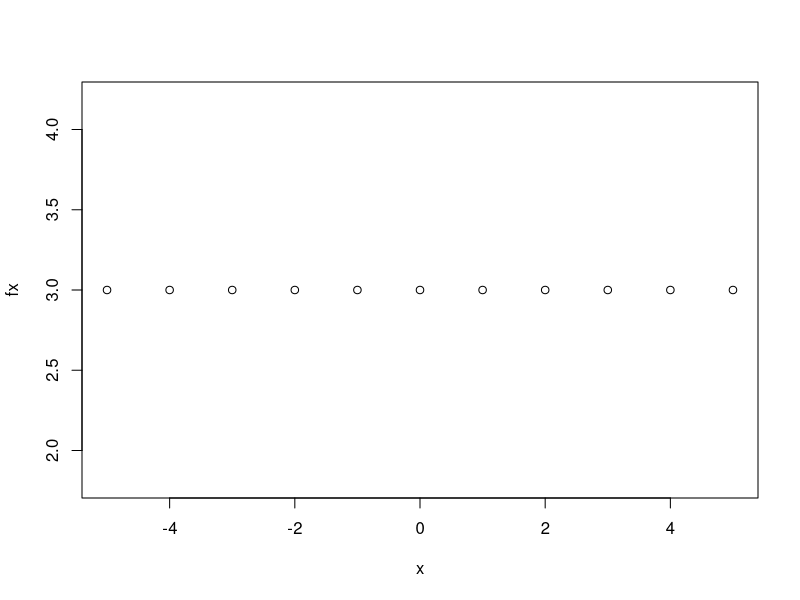
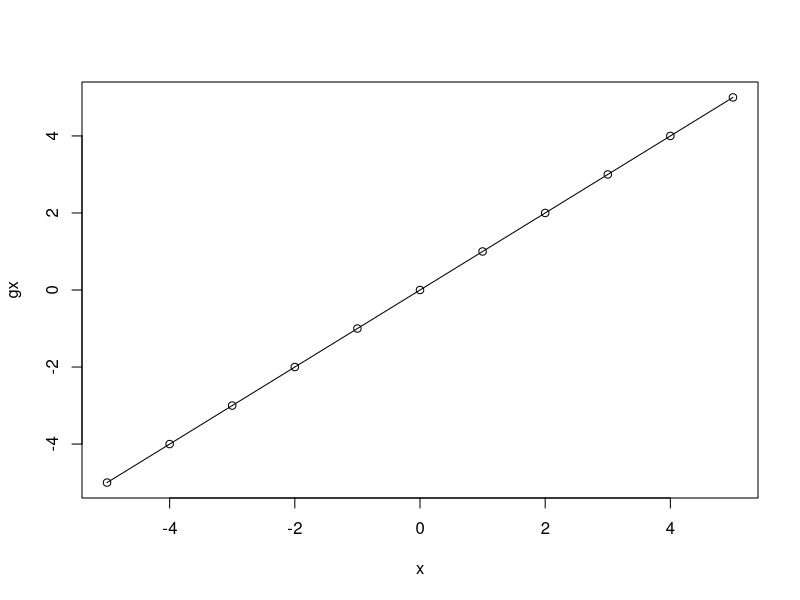
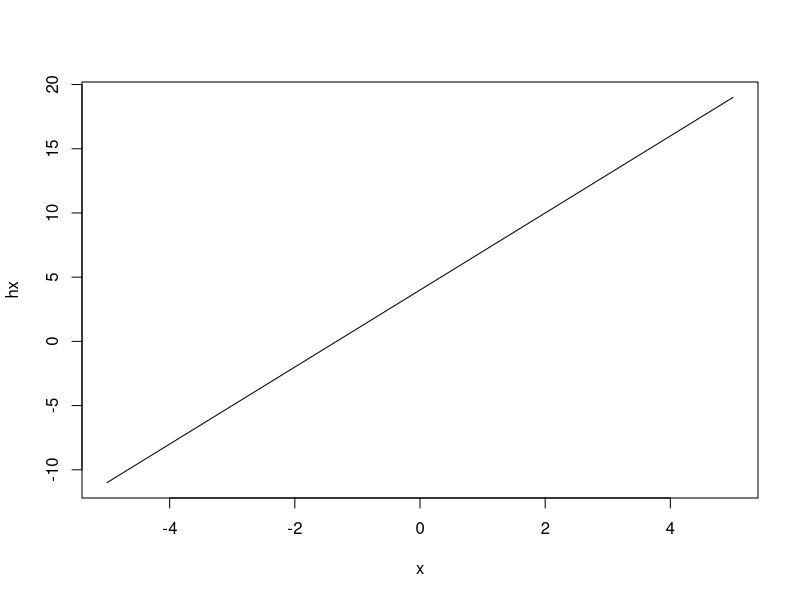
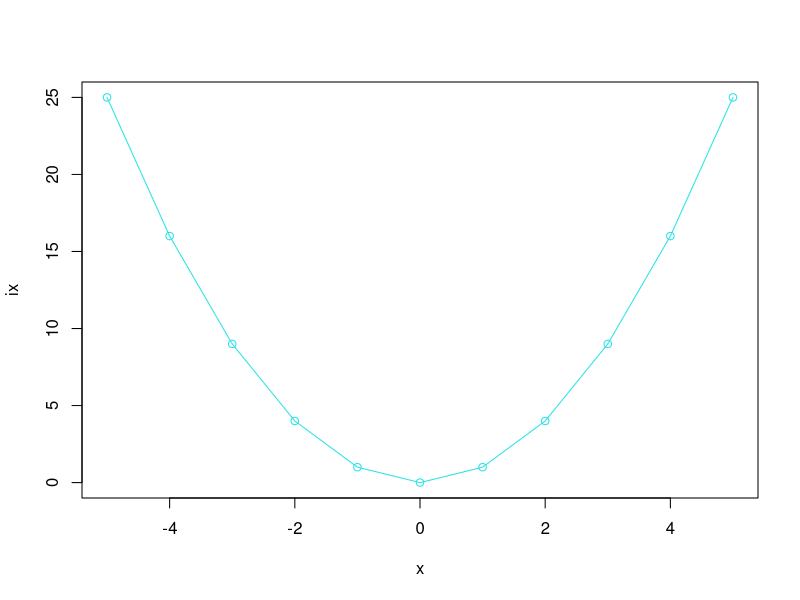
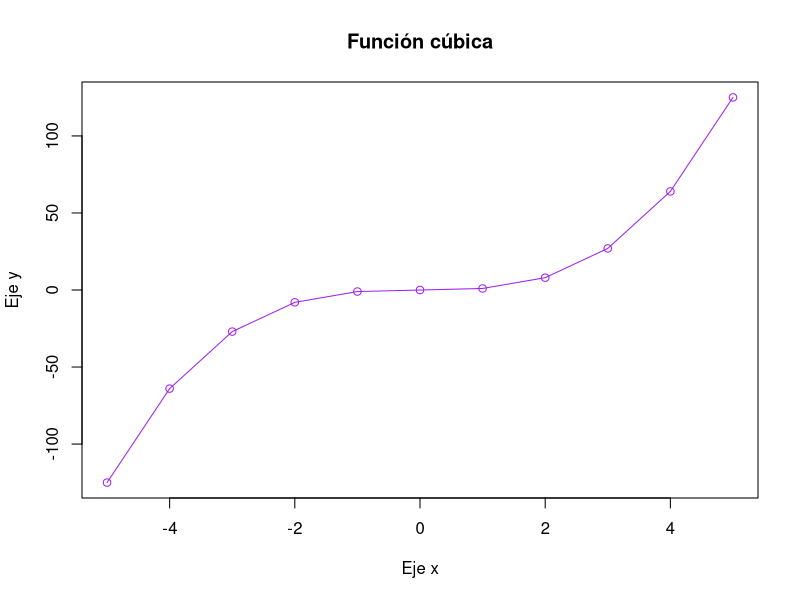
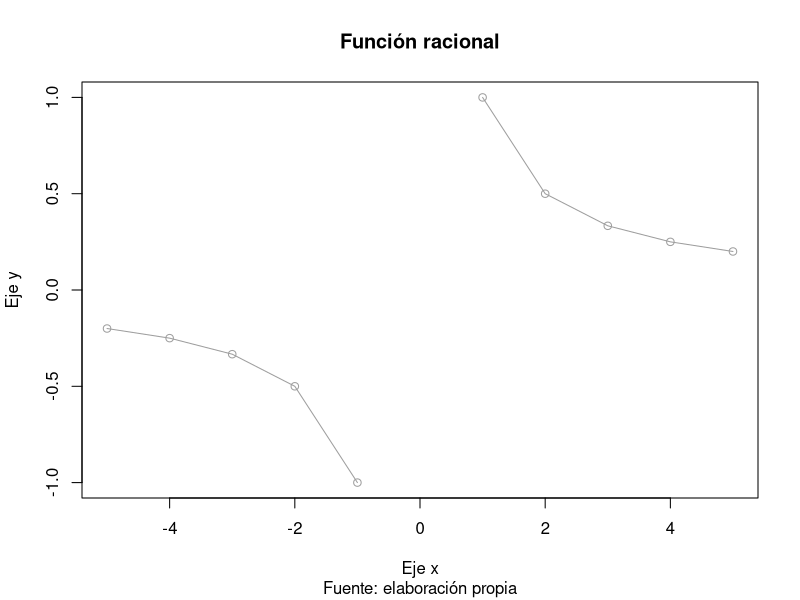
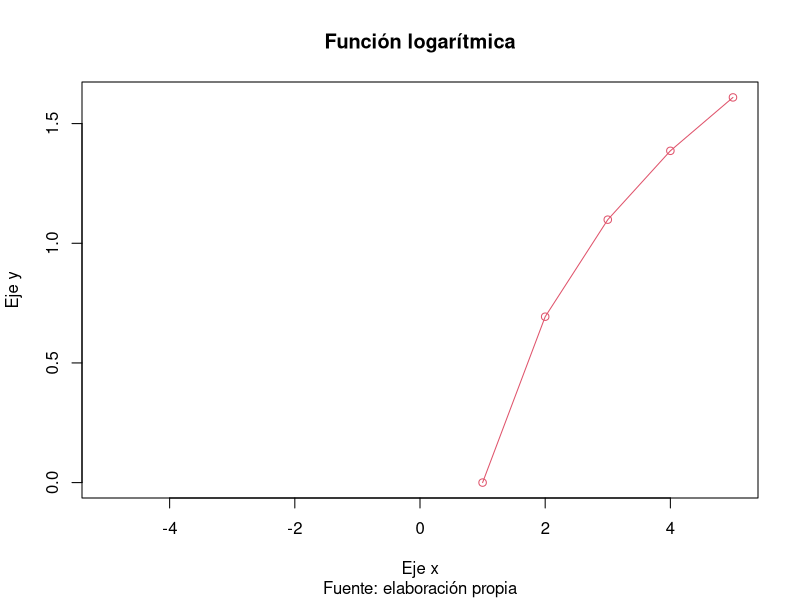
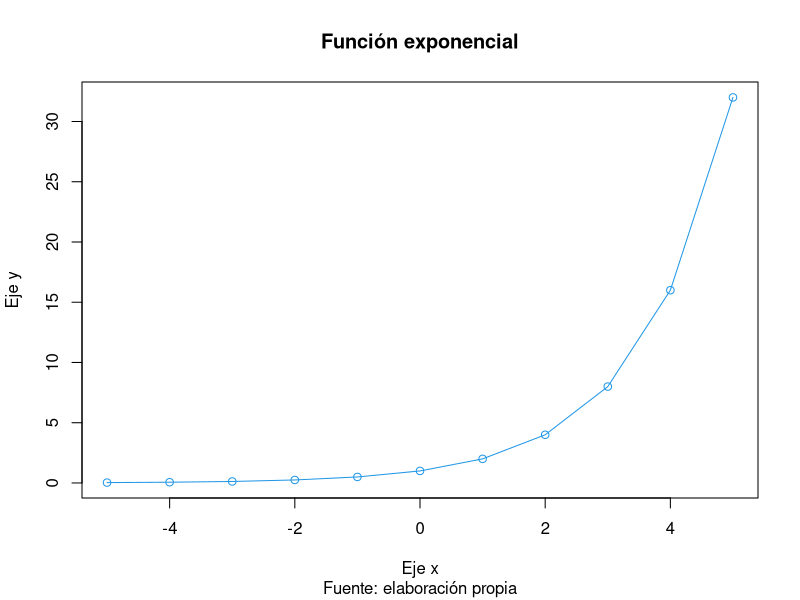

Write the R code that produced these figures, in order.
## ---- chunk 1
x<-(-5:5)
## ---- chunk 2
fx<-rep(3, 11)
plot(x,fx)
## ---- chunk 3
gx<-x
plot(x,gx, type="o")
## ---- chunk 4
hx<-3*x+4
plot(x,hx, type="l")
## ---- chunk 5
ix<-x^2
plot(x,ix, col="61",type="o")
## ---- chunk 6
jx<-x^3
plot(x,jx, main="Función cúbica", xlab="Eje x", ylab="Eje y", col="purple", type="o")
## ---- chunk 7
kx<-1/x
plot(x,kx, main="Función racional", sub="Fuente: elaboración propia", xlab="Eje x", ylab="Eje y", col="64", type="o")
## ---- chunk 8
lx<-log(x)
plot(x,lx, main="Función logarítmica", sub="Fuente: elaboración propia",xlab="Eje x", ylab="Eje y", col="50", type="o")
## ---- chunk 9
mx<-2^x
plot(x,mx, main="Función exponencial", sub="Fuente: elaboración propia",xlab="Eje x", ylab="Eje y",col="52", type="o")
## ---- chunk 10
nx<-sin(x)
plot(x,nx, main="Función seno", sub="Fuente: elaboración propia",xlab="Eje x", ylab="Eje y", col="green", type="o")
## ---- chunk 11
ox<-cos(x)
plot(x,ox, main="Función coseno", sub="Fuente: elaboración propia",xlab="Eje x", ylab="Eje y", col="yellow", type="o")
## ---- chunk 12
px<-tan(x)
plot(x,px, main="Función tangente", sub="Fuente: elaboración propia", xlab="Eje x", ylab="Eje y", col="darkblue", type="o")
## ---- chunk 13
tododex<-data.frame(x,fx,gx,hx,ix,jx,kx,lx,mx,nx,ox,px)
tododex
## ---- chunk 14
plot(tododex)
## ---- chunk 15
plot(tododex$jx,tododex$px, type = "o")
## ---- chunk 16
plot(tododex$mx,tododex$kx, type = "o")
